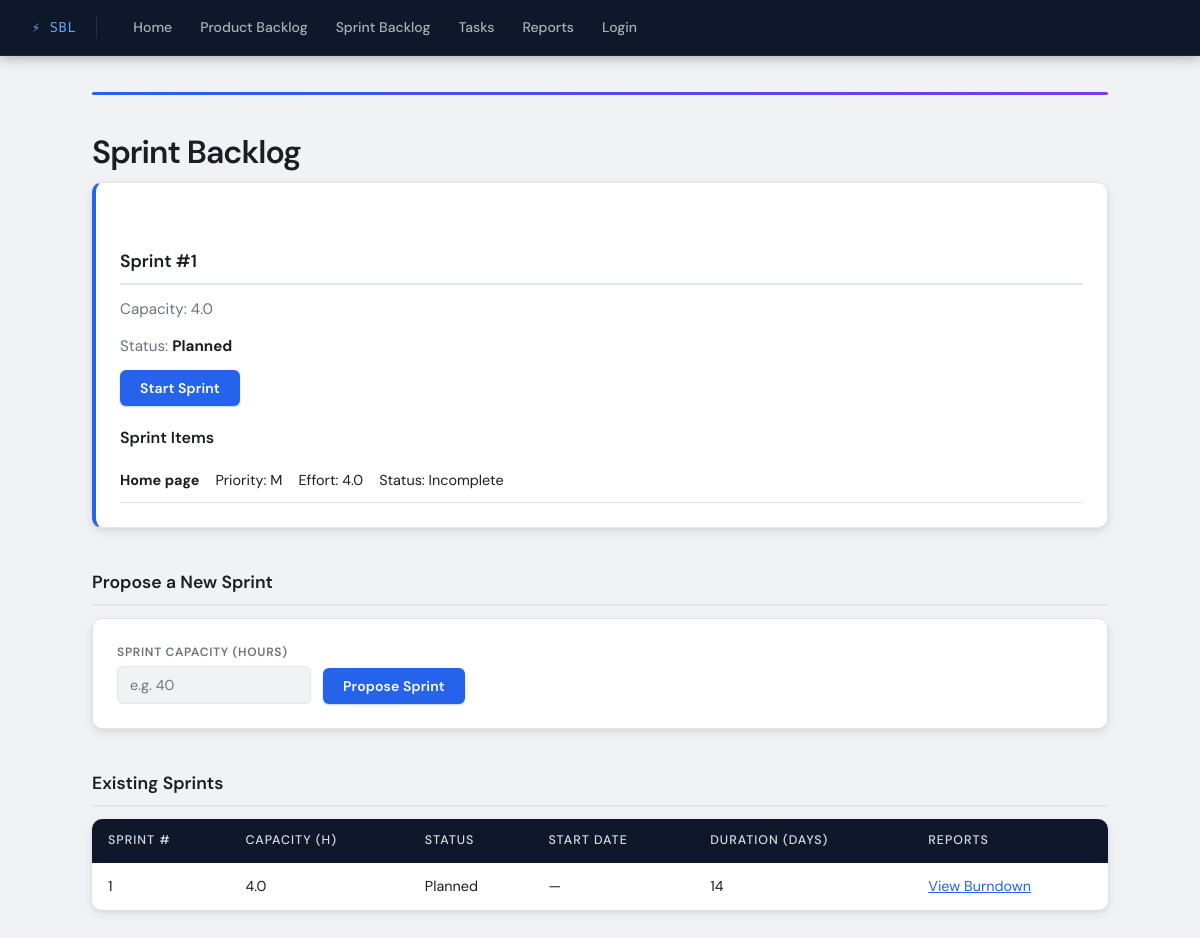
The page /sprint on the database as committed earlier.
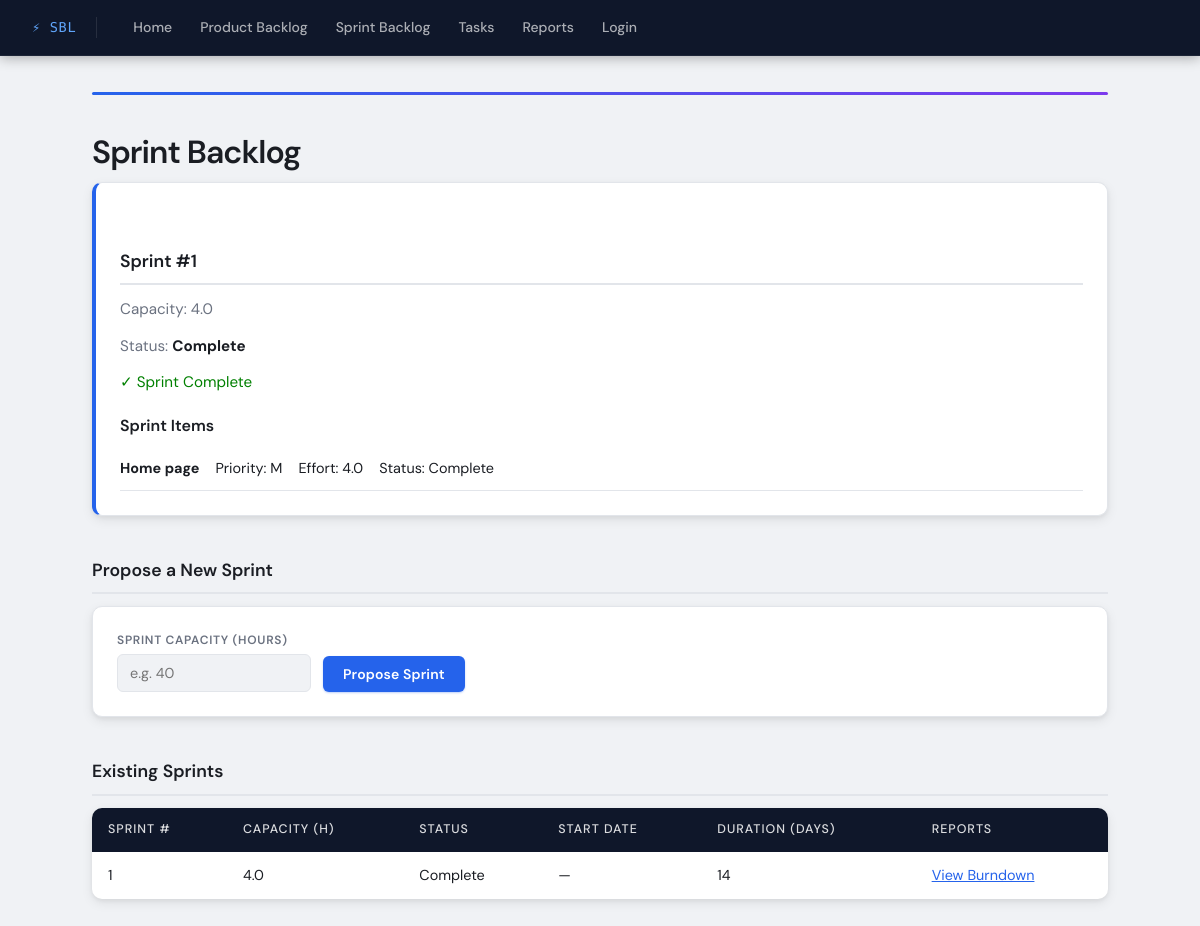
The same page on the database as committed later.
### tables this page shows
CREATE TABLE sprint (
            id INTEGER PRIMARY KEY AUTOINCREMENT,
            capacity REAL NOT NULL,
            status TEXT DEFAULT 'Planned',
            start_date TEXT,
            duration_days INTEGER DEFAULT 14
        );

CREATE TABLE pbi (
            id INTEGER PRIMARY KEY AUTOINCREMENT,
            title TEXT,
            priority TEXT,
            effort REAL,
            status TEXT DEFAULT 'Incomplete',
            sprint_id INTEGER
        );

### routes/homa_routes.py (the view)
@homa_bp.route("/sprint")
def sprint():
    conn = get_connection()
    c = conn.cursor()
    c.execute("SELECT * FROM sprint")
    sprints = c.fetchall()
    c.execute("SELECT * FROM pbi WHERE sprint_id IS NOT NULL")
    sprint_pbis = c.fetchall()
    conn.close()
    from flask import render_template
    return render_template("sprint.html", sprints=sprints, sprint_pbis=sprint_pbis)

### database.py (called while the page is built)
def get_connection():
    return sqlite3.connect(DB_NAME)

### templates/sprint.html (shortened to what this page needs)
<!DOCTYPE html>
<html lang="en">
<head>
    <link rel="stylesheet" href="{{ url_for('static', filename='style.css') }}">
</head>
<body>
    <nav>
        <a href="/">Home</a>
        <a href="/backlog">Product Backlog</a>
        <a href="/sprint">Sprint Backlog</a>
        <a href="/tasks">Tasks</a>
        <a href="/reports">Reports</a>
        {% if session.get('username') %}
            <a href="/logout" onclick="return confirm('Are you sure you want to log out?')">Logout</a>
        {% else %}
            <a href="/login">Login</a>
        {% endif %}
    </nav>
    <div class="content">
        <h1>Sprint Backlog</h1>
         {% for sprint in sprints %}
        <div class="sprint-card">
            <h2>Sprint #{{ sprint[0] }}</h2>
            <p>Capacity: {{ sprint[1] }}</p>
            <p>Status: <strong>{{ sprint[2] }}</strong></p>
            {% if sprint[2] != "Complete" %}
            <form action="/sprint/{{ sprint[0] }}/status" method="POST">
                <button type="submit">
                    {% if sprint[2] == "Planned" %}
                        Start Sprint
                    {% elif sprint[2] == "Active" %}
                        Complete Sprint
                    {% endif %}
                </button>
            </form>
            {% else %}
            <p style="color: green;">✓ Sprint Complete</p>
            {% endif %}
            <h3>Sprint Items</h3>
            {% for pbi in sprint_pbis %}
                {% if pbi[5] == sprint[0] %}
                    <div class="pbi-item">
                        <span><strong>{{ pbi[1] }}</strong></span>
                        <span>Priority: {{ pbi[2] }}</span>
                        <span>Effort: {{ pbi[3] }}</span>
                        <span>Status: {{ pbi[4] }}</span>
                    </div>
                {% endif %}
            {% endfor %}
        </div>
        {% endfor %}
        {% if role != "client" %}
        <h2>Propose a New Sprint</h2>
        <form class="row" action="/sprint/propose" method="post">
            <div>
                <label>Sprint Capacity (hours)</label>
                <input type="number" name="capacity" min="1" step="0.5" required
                       value="{{ proposal_capacity or '' }}" placeholder="e.g. 40">
            </div>
            <div>
                <button type="submit">Propose Sprint</button>
            </div>
        </form>
        {% endif %}
        <h2>Existing Sprints</h2>
        {% if sprints %}
        <table>
            <thead>
                <tr>
                    <th>Sprint #</th>
                    <th>Capacity (h)</th>
                    <th>Status</th>
                    <th>Start Date</th>
                    <th>Duration (days)</th>
                    <th>Reports</th>
                </tr>
            </thead>
            <tbody>
            {% for s in sprints %}
                <tr>
                    <td>{{ s[0] }}</td>
                    <td>{{ s[1] }}</td>
                    <td>{{ s[2] }}</td>
                    <td>{{ s[3] or '—' }}</td>
                    <td>{{ s[4] or 14 }}</td>
                    <td><a href="/reports/{{ s[0] }}">View Burndown</a></td>
                </tr>
            {% endfor %}
            </tbody>
        </table>
        {% else %}
            <p>No sprints created yet. Use the form above to propose one.</p>
        {% endif %}
    </div>
</body>
</html>

Rows that differ between the two databases and show on the page:
changed sprint id 1: status "Planned" → "Complete"; status "Start Sprint" → "✓ Sprint Complete"
changed pbi "Home page": status "Incomplete" → "Complete"
